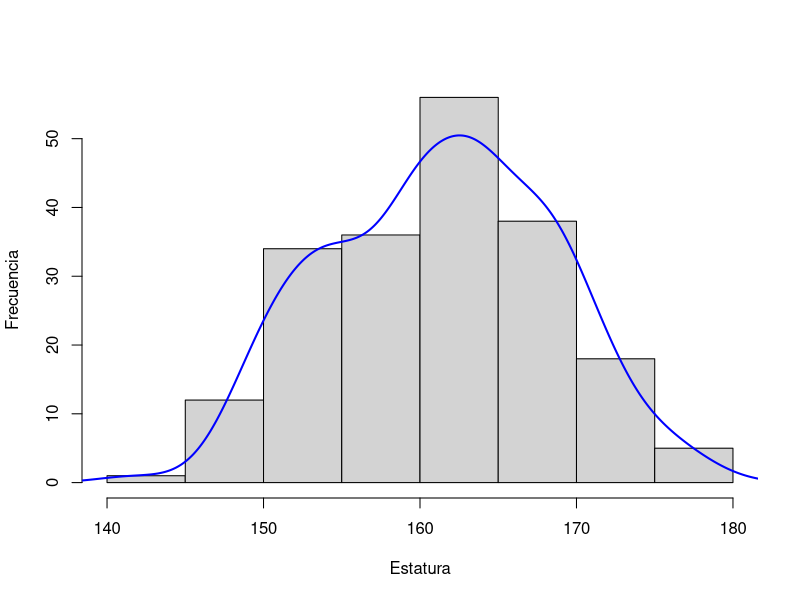
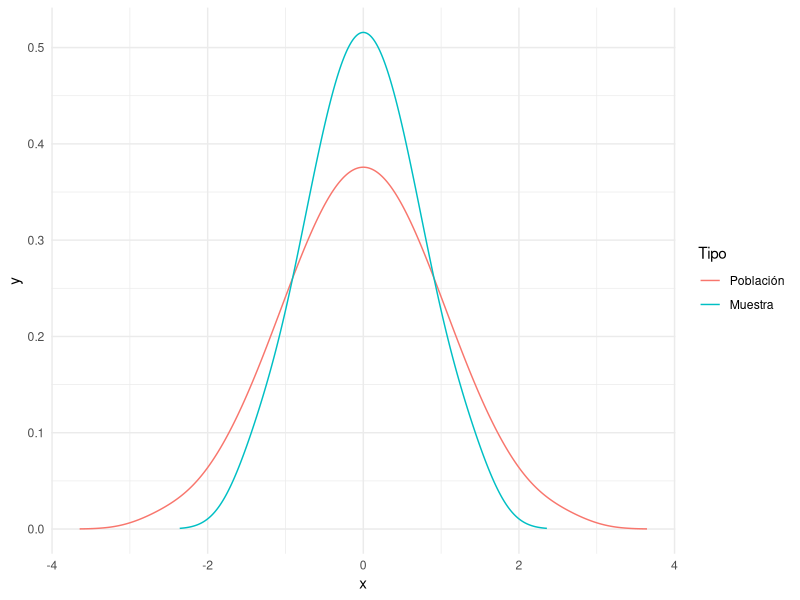

These charts were generated, in order, by the following R code: (Note: this script raises an error after producing the figures.)
## ---- chunk 1
library(bayestestR)
library(tidyverse)
estaturas <- distribution_normal(n=10000, mean=161, sd = 6.99)
 set.seed(1)
# Diferencias <- lapply(1:100, function(x){
#   sample(estaturas,40) %>% mean()
# }) %>% unlist
# Diferencias <- Diferencias-mean(estaturas)
muestras <- lapply(1:10, function(x){
  sample(estaturas,20)
}) %>% unlist
hist(muestras, main="",
     ylab='Frecuencia',xlab = "Estatura") ->h
multiplier <- h$counts/h$density
d <- density(muestras)
d$y <- d$y*multiplier[1]
lines(d, col = "blue", lwd = 2)
## ---- chunk 2
polulation <- distribution_normal(n=100, mean=0, sd = 1)
mySample <- distribution_normal(n=20, mean=0, sd = .7)

mySample %>% 
  density() %>%  # Compute density function
  as.data.frame() %>% 
  mutate(Tipo="Muestra") -> tmp
polulation %>% 
  density() %>% 
  as.data.frame() %>% 
  mutate(Tipo="Población") %>% 
  bind_rows(tmp) %>% 
  mutate(Tipo = fct_relevel(Tipo,"Población", "Muestra")) -> tmp
tmp %>% 
  ggplot(aes(x=x, y=y, color=Tipo)) +
  geom_line()+
  theme_minimal()
## ---- chunk 3
set.seed(1)
estaturas <- rnorm(n=1000, mean=161, sd = 6.99)
mySample <- sample (estaturas, size = 30) %>% round
#mySample <- distribution_normal(n=30, mean=162.45, sd=6.66) %>% round(digits=3)

#mySample <- sample(estaturas,size = 20) %>% round()
mean(mySample)
sd(mySample)
#paste0(mySample,collapse = ", ")
SE <- sd(mySample)/sqrt(length(mySample))
SE
## ---- chunk 4
conf68 <- c(mean(mySample)-SE, mean(mySample))
conf95 <- c(mean(mySample)-SE*1.96, mean(mySample) + SE*1.96)
conf99 <- c(mean(mySample)-SE*2.58, mean(mySample) + SE*2.58)
## ---- chunk 5
N <- 15
set.seed(1)
muestra.chica <- sample(estaturas, size=N) %>% round(digits=2)
paste0(muestra.chica,collapse = "; ") %>% str_replace_all("\\.",",")
mean(muestra.chica)
sd(muestra.chica)
SE <- sd(muestra.chica)/sqrt(N)
SE
VC <- qt(0.025,14)*SE
159.36+VC
159.36-VC

## ---- chunk 6
qt(p = 0.025, df = 14)
## ---- chunk 7
.format_dataframe_as_def_list(chapter = 5)
